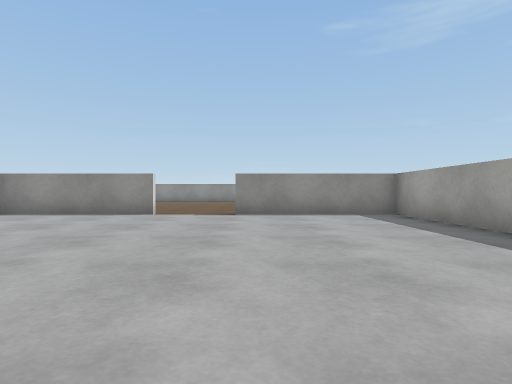
view 1 (above)

15 first-person views from a walk through a 3-D level made in the Unity game engine. The camera is 0.55 m above the floor, looks level and sees 80° across. The floor is counted in squares, 1 m on a side. Each view is taken from the middle of a square. On the plan, view 1 faces up. The plan holds only what a view shows up to about 9 squares ahead; the rest is blank. The place goes on beyond the plan. The player is left out. Surface patterns are stand-ins for the level's own textures.

view 2
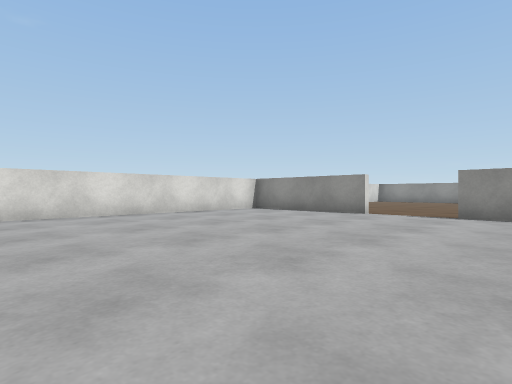

view 3
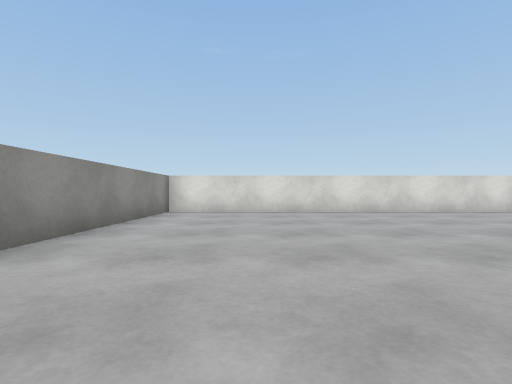

view 4
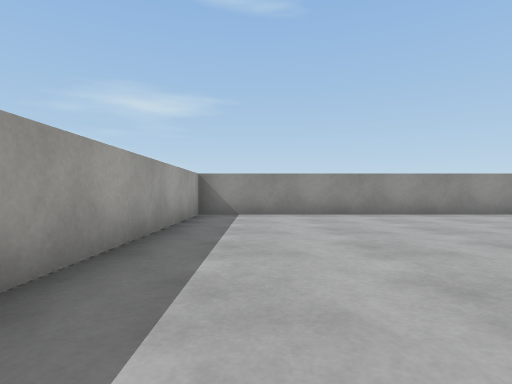

view 5
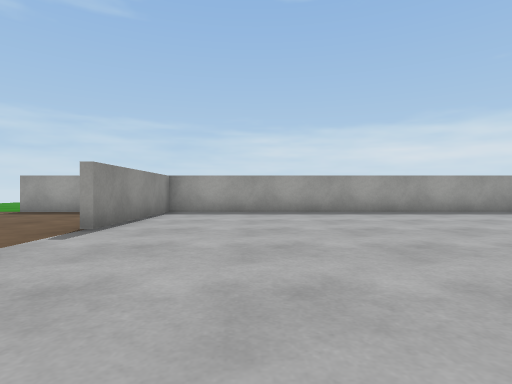

view 6
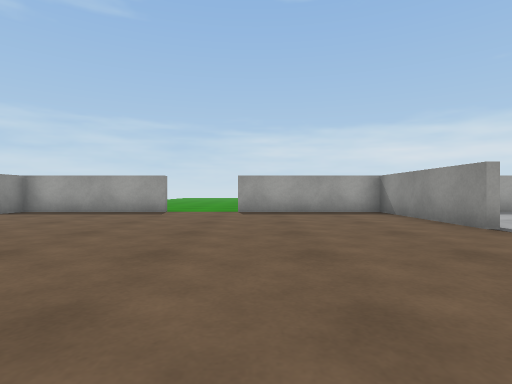

view 7
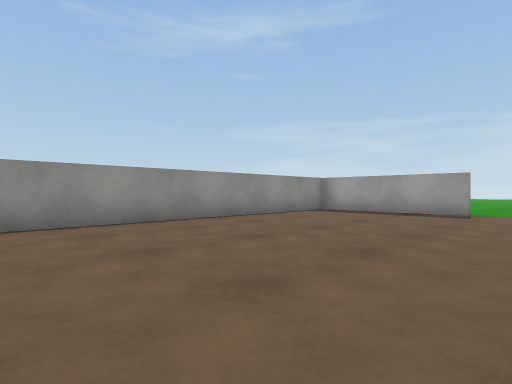

view 8
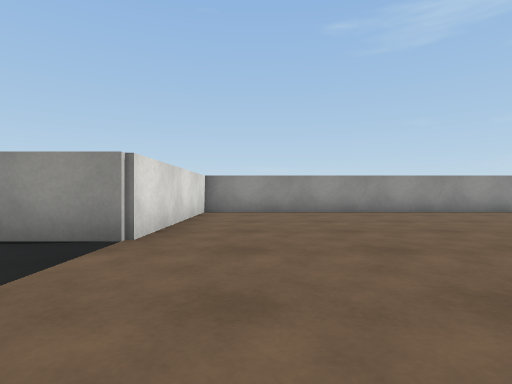

view 9
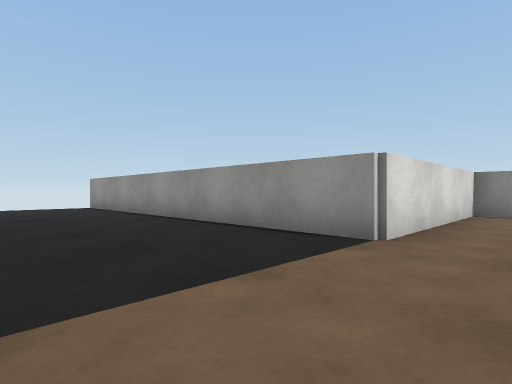

view 10
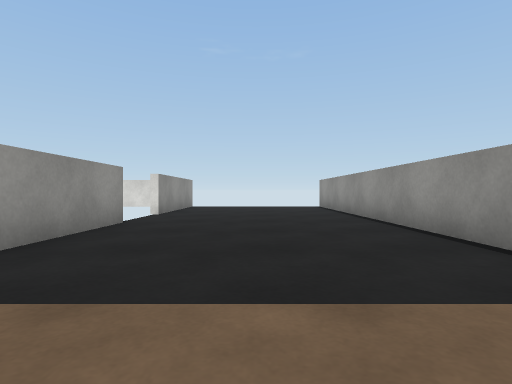

view 11
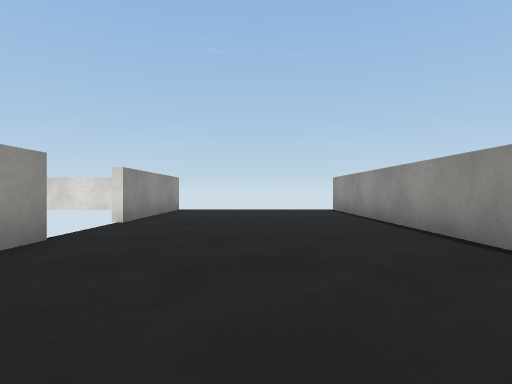

view 12
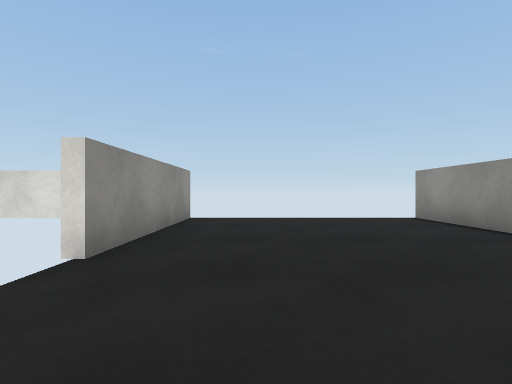

view 13
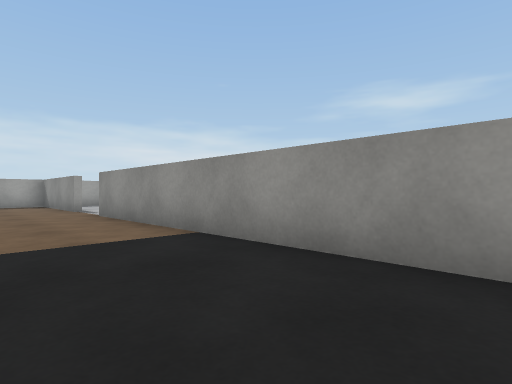

view 14
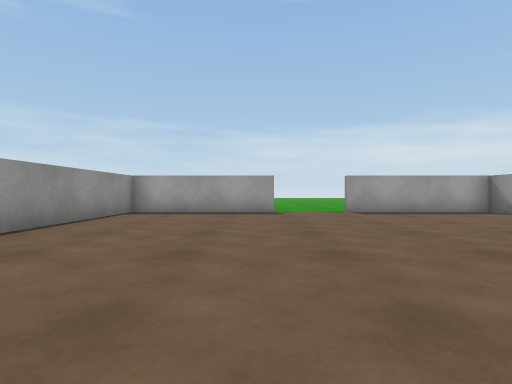

view 15
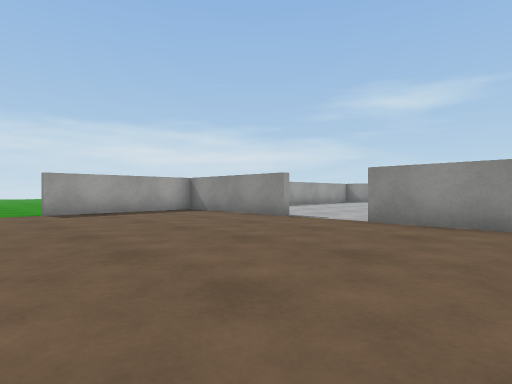

### Floor plan
Points are (right, up) in squares from view 1. A wall is a line through its corners. A room is listed if a view was taken in it or the views show most of it. See-through windows are left out.
Room 1 (views 1, 2, 3, 4, 5)
walls: (-2.5, 7.4) (-6.2, 7.4); (3.5, 7.4) (-0.5, 7.4); (-6.4, 7.1) (-6.4, -2.4) (3.4, -2.4) (3.4, 8)
ways out: opening at (-1.5, 8) to room 2
Room 2 (views 6, 7, 8, 9, 10, 11, 12, 13, 14, 15)
walls: (-0.5, 7.6) (3.4, 7.6); (-10.5, 7.6) (-2.5, 7.6); (3.4, 13.4) (3.4, 17.4) (-6.4, 17.4) (-6.4, 12.4) (-16.5, 12.4); (3.4, 8) (3.4, 11.5); (-16.5, 7.6) (-12.5, 7.6)
ways out: opening at (-1.5, 8) to room 1; opening at (4, 12.5)

Where each view was taken, in squares from view 1:
view 1: 0 up, 0 right, facing up
view 2: 0 up, 1 right, facing up-left
view 3: 0 up, 2 right, facing left
view 4: 5 up, 2 right, facing down
view 5: 5 up, 5 left, facing right
view 6: 11 up, 5 left, facing right
view 7: 12 up, 5 left, facing up-right
view 8: 9 up, 5 left, facing up
view 9: 9 up, 5 left, facing up-left
view 10: 10 up, 5 left, facing left
view 11: 10 up, 7 left, facing left
view 12: 9 up, 10 left, facing left
view 13: 10 up, 10 left, facing down-right
view 14: 14 up, 5 left, facing right
view 15: 13 up, 5 left, facing down-right
